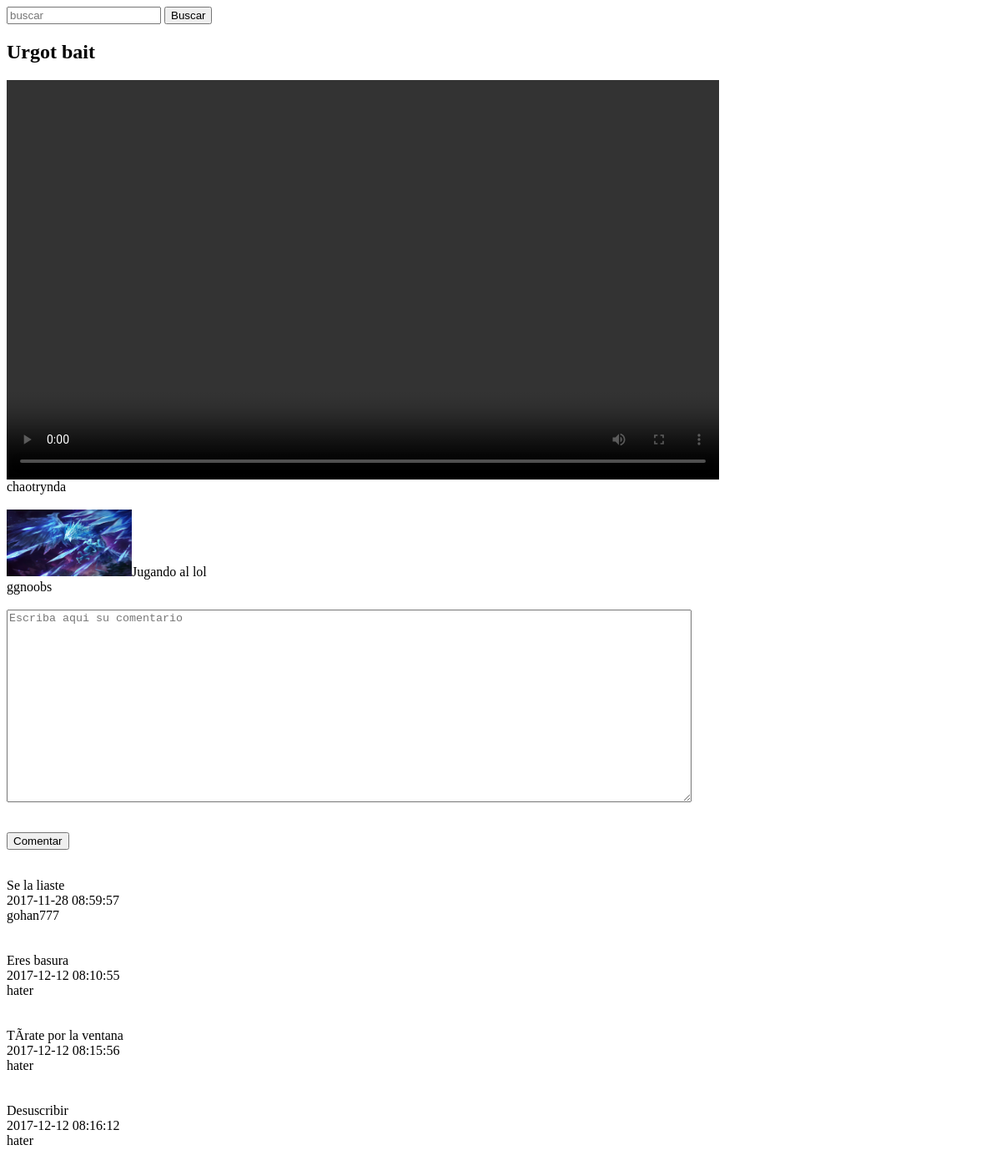
Page /videos/view_video.php on the earlier database version.
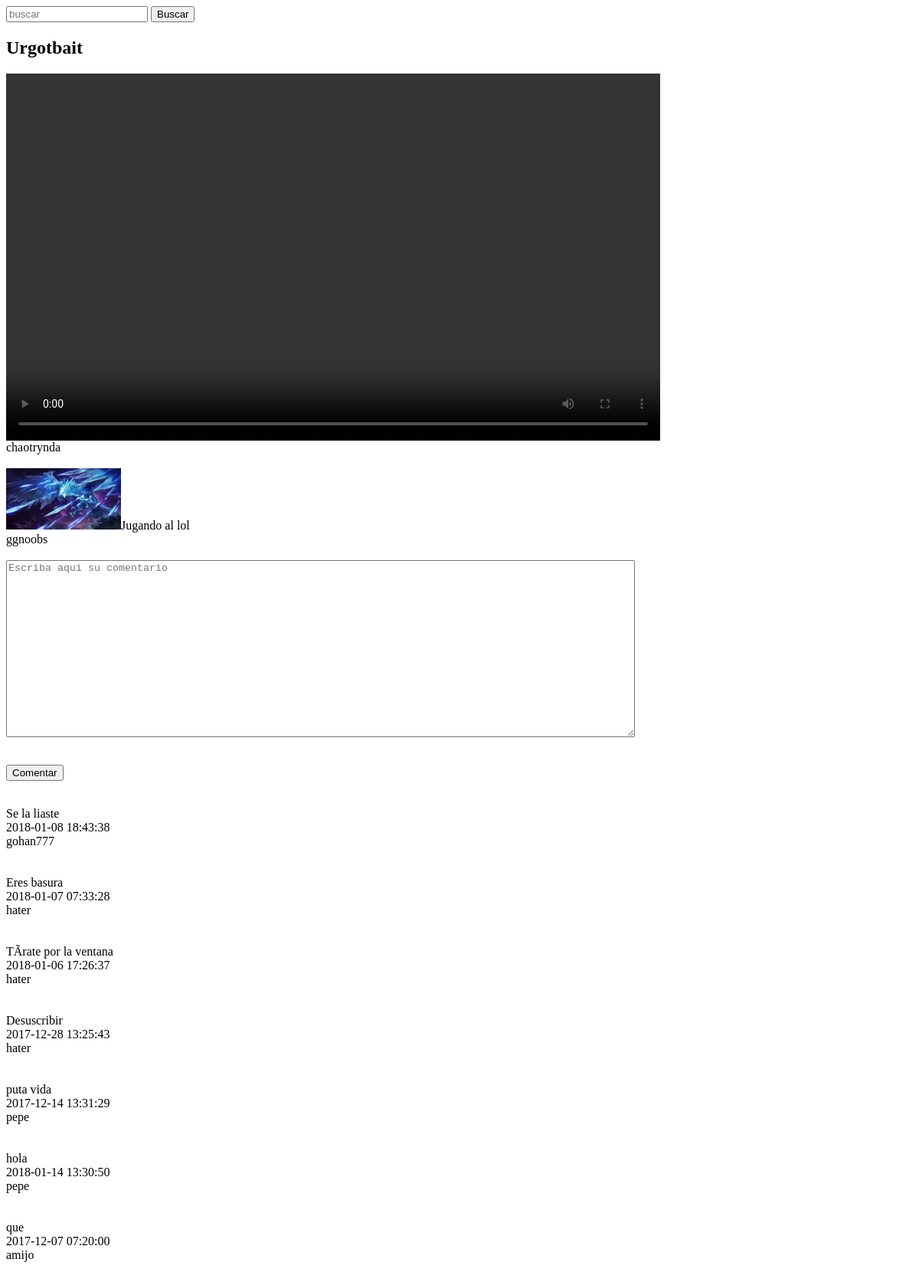
Same page on the later database version.
### tables this page shows
CREATE TABLE `videos` (
  `id` int(11) NOT NULL,
  `url_video` text NOT NULL,
  `usuario` text NOT NULL,
  `titulo` text NOT NULL,
  `Fecha` timestamp NOT NULL,
  `descripcion` varchar(200) NOT NULL
);

CREATE TABLE `miniaturas` (
  `id` int(11) NOT NULL,
  `url_img` text NOT NULL,
  `id_video` int(11) NOT NULL,
  `usuario` text NOT NULL,
  `titulo_video` text NOT NULL
);

CREATE TABLE `comentarios` (
  `id` int(11) NOT NULL,
  `comentario` text NOT NULL,
  `id_videos` int(11) NOT NULL,
  `usuario` text NOT NULL,
  `fecha_publicacion` timestamp NOT NULL
);

### videos/view_video.php (the view)
<html>
	<header>
		<form method="POST" action="#">
			<input type="text" name="video" placeholder="buscar">
			<button type="submit">Buscar</button>
		</form>
	</header>
	<body>
	<?php
		$conexion=mysqli_connect('localhost','root','','streaming')or die("Error al conectar".mysqli_error($conexion));
		$video_query="SELECT * from videos where id=1";
		$video_info=mysqli_query($conexion, $video_query) or die (mysqli_error($conexion));
		if($row= mysqli_fetch_array($video_info)){
			$video=$row['url_video'];
			$titulo=$row['titulo'];
			$user=$row['usuario'];
			echo"<h2>$titulo</h2>";
			echo"<video width=\"854\" height=\"479\" controls>
				<source src=\"$video\" type=\"video/mp4\">
			</video>";
			echo"<br>$user";
		}
		echo"<br><br>";
		$miniaturas_query="SELECT * from miniaturas where id=1";
		$miniaturas_info=mysqli_query($conexion, $miniaturas_query) or die (mysqli_error($conexion));
		if($row=mysqli_fetch_array($miniaturas_info)){
			$miniatura=$row['url_img'];
			$titulo=$row['titulo_video'];
			$usersugerido=$row['usuario'];
			echo"<img class=\"logo\" src=\"$miniatura\" alt=\"miniatura\" width=\"150\" height=\"80\"/>";
			echo"$titulo <br>";
			echo"$usersugerido";
		}
		echo"<br><br>";
		echo"<form method=\"POST\" action=\"publicar_comentario.php\">
			<textarea name=\"comentario\" placeholder=\"Escriba aqui su comentario\" cols=\"100\" rows=\"15\"></textarea><br>
			<input type=\"hidden\" name=\"usuario\" value=\"hater\"><br>
			<input type=\"hidden\" name=\"id_vid\" value=\"1\"><br>
			<button type=\"submit\">Comentar</button>
			</form>";
		echo"<br>";
		$comentario_query="SELECT * from comentarios where id_videos=1";
		$comentario_info=mysqli_query($conexion, $comentario_query) or die (mysqli_error($conexion));
		while($row=mysqli_fetch_array($comentario_info)){
			$comentario=$row['comentario'];
			$fecha=$row['fecha_publicacion'];
			$usuario=$row['usuario'];
			echo"$comentario <br>";
			echo"$fecha <br>";
			echo"$usuario <br>";
			echo"<br><br>";
		}
		echo"<br><br>";
	?>
	<body>
</html>

Differences in the rows shown:
changed videos "chaotrynda": titulo "Urgot bait" → "Urgotbait"
changed comentarios "Se la liaste": fecha_publicacion "2017-11-28 08:59:57" → "2018-01-08 18:43:38"
changed comentarios "Eres basura": fecha_publicacion "2017-12-12 08:10:55" → "2018-01-07 07:33:28"
changed comentarios "TÃ­rate por la ventana": fecha_publicacion "2017-12-12 08:15:56" → "2018-01-06 17:26:37"
changed comentarios "Desuscribir": fecha_publicacion "2017-12-12 08:16:12" → "2017-12-28 13:25:43"
added comentarios: comentario "puta vida", fecha_publicacion "2017-12-14 13:31:29", usuario "pepe"
added comentarios: comentario "hola", fecha_publicacion "2018-01-14 13:30:50", usuario "pepe"
added comentarios: comentario "que", fecha_publicacion "2017-12-07 07:20:00", usuario "amijo"
